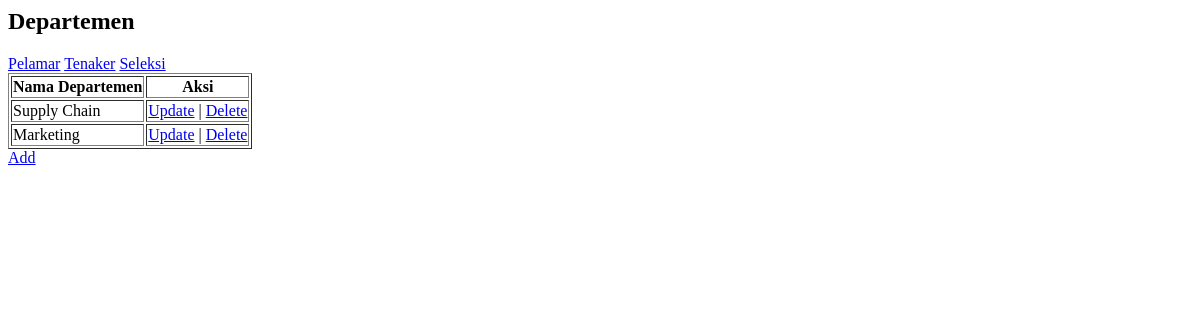
The page /recruitment/departemen on the database as committed earlier.
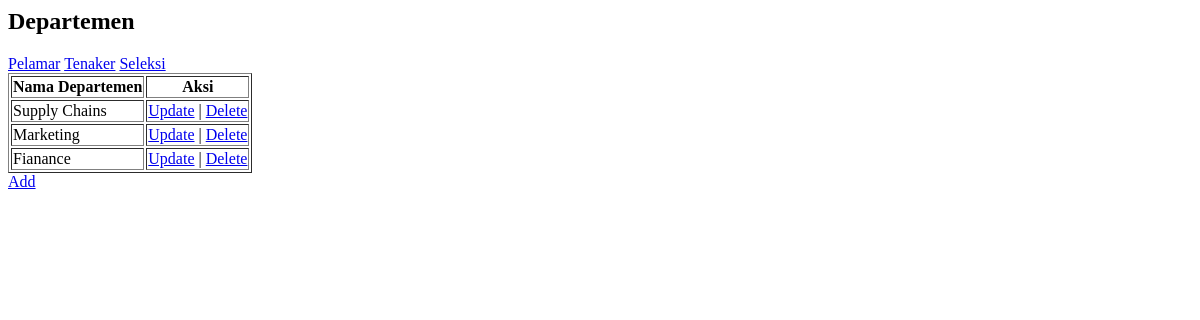
The same page on the database as committed later.
### recruitment/models.py (models this page shows, shortened)
class Departemen(models.Model):
    nama    = models.CharField(max_length = 32)
    class Meta:
        verbose_name = 'Departemen'
        verbose_name_plural = 'Departemens'

### recruitment/views.py (the view)
# urls.py: path('departemen', views.listDepartemen, name = 'list_departemen'),
def listDepartemen(request):
    departemen = Departemen.objects.all()
    context = {
        'title'     : 'Departemen',
        'subtitle'  : 'HR-Recruitment & Assesment',
        'depts'     : departemen
    }
    return render(request, 'recruitment/departemen/list.html', context)

### recruitment/templates/recruitment/departemen/list.html
<h2>{{ title }}</h2>
<a href="{% url 'recruitment:list_pelamar' %}">Pelamar</a>
<a href="{% url 'recruitment:list_perteker' %}">Tenaker</a>
<a href="{% url 'recruitment:list_seleksi' %}">Seleksi</a>
<table border="1">
  <tr>
    <th>Nama Departemen</th>
    <th>Aksi</th>
  </tr>
  {% for d in depts %}
  <tr>
    <td>{{ d.nama }}</td>
    <td>
      <a href="{% url 'recruitment:update_departemen' d.id %}">Update</a>
       |
      <a href="{% url 'recruitment:delete_departemen' d.id %}">Delete</a>
  </td>
  </tr>
  {% endfor %}
</table>
<a href="{% url 'recruitment:create_departemen' %}">Add</a>

Rows that differ between the two databases and show on the page:
changed Departemen: nama "Supply Chain" → "Supply Chains"
added Departemen: nama "Fianance"
